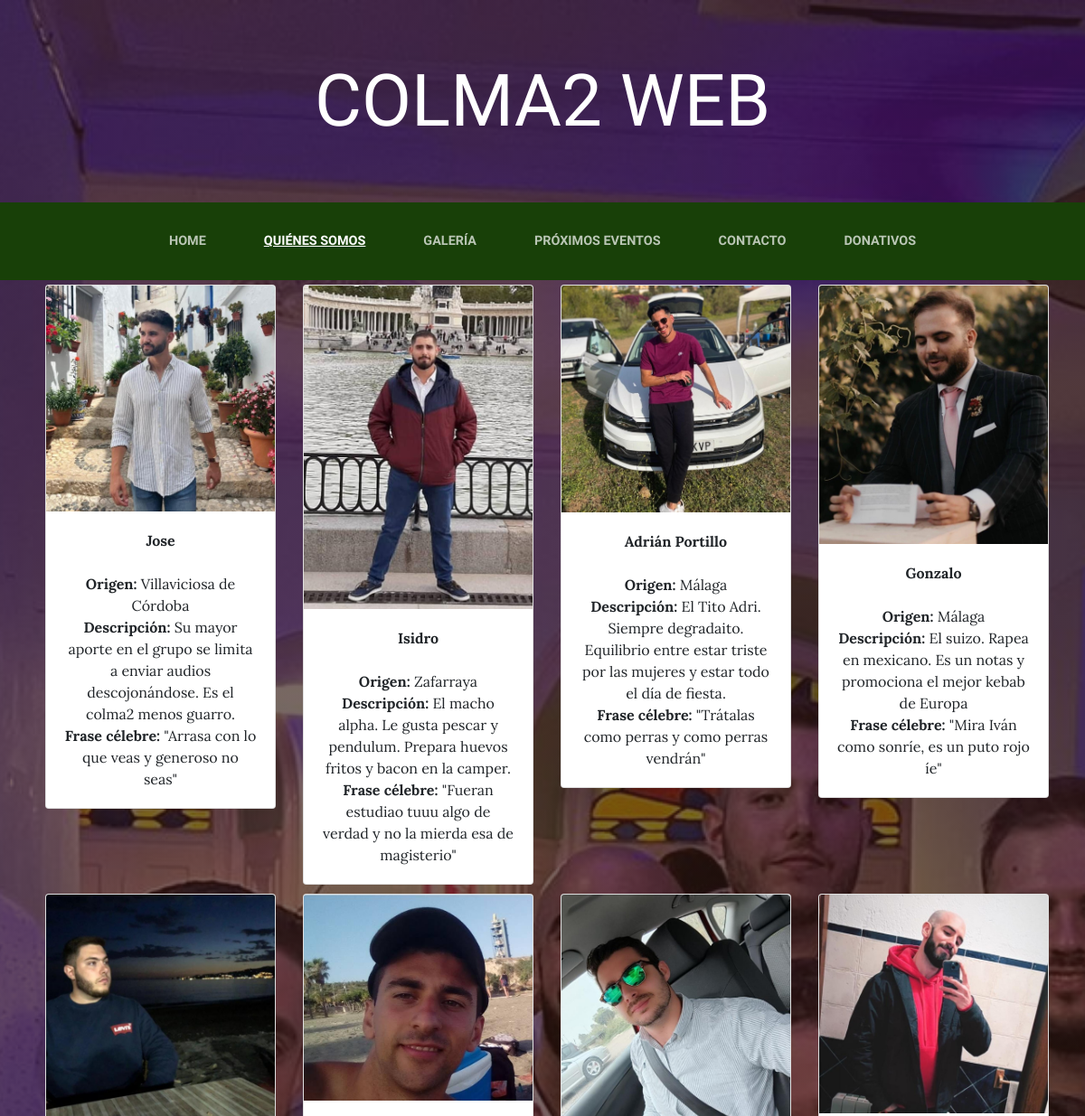
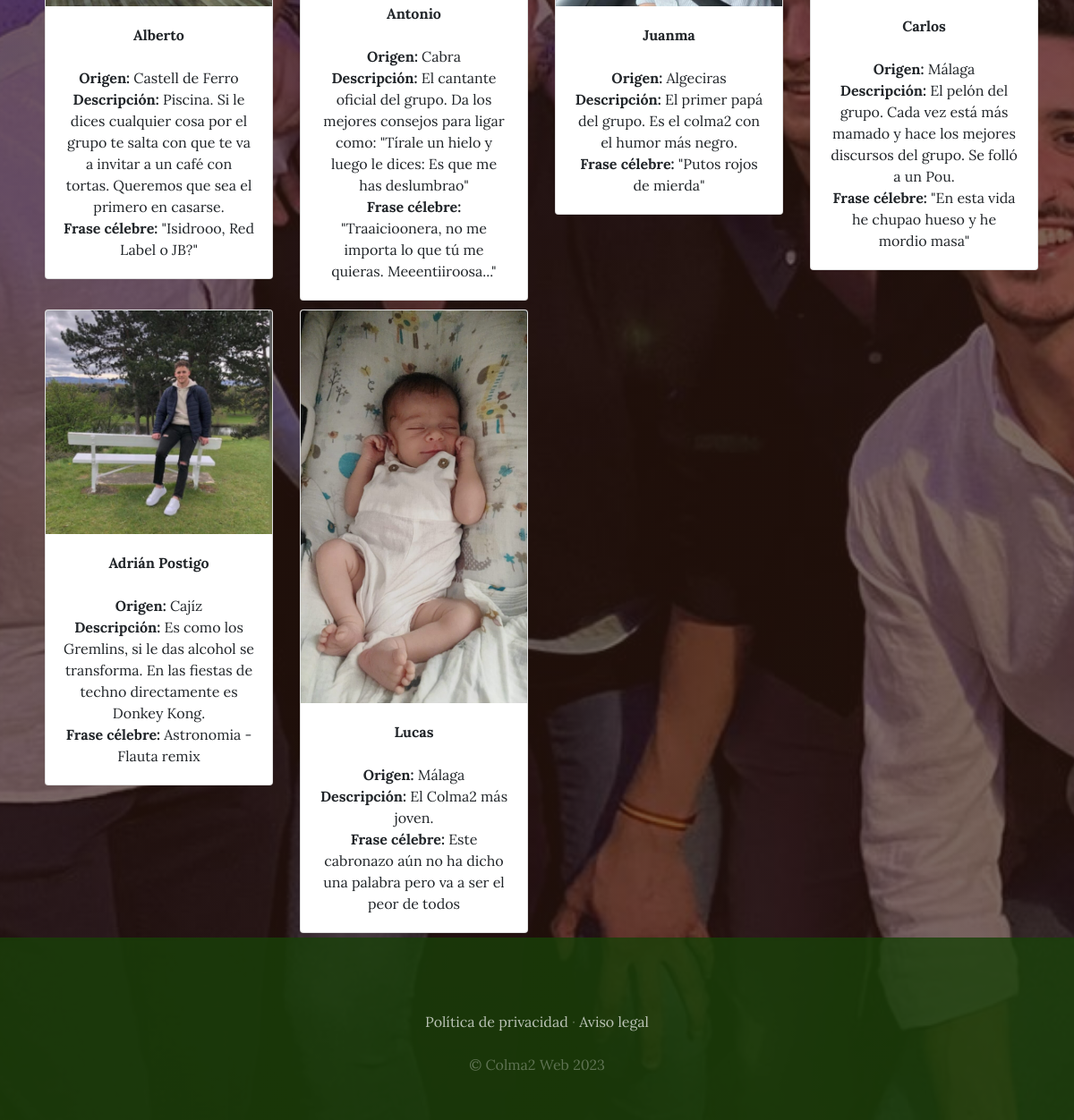
/quienes/, run on the app's committed database (2 pictures, top to bottom).
### Quienes/models.py (models this page shows, shortened)
class Colma2(models.Model):
    nombre=models.CharField(max_length=50)
    origen=models.CharField(max_length=50)
    descripcion=models.CharField(max_length=400)
    frase=models.CharField(max_length=100)
    foto=models.ImageField(upload_to='quienes')
    created=models.DateTimeField(auto_now_add=True)
    updated=models.DateTimeField(auto_now_add=True)
    class Meta:
        verbose_name="Colma2"
        verbose_name_plural="Colma2"

### Quienes/views.py (the view)
# urls.py: path('quienes/',include('Quienes.urls')),
def quienes(request):
    colma2=Colma2.objects.all()
    return render(request, "Quienes/quienes.html", {"colma2":colma2})

### Quienes/templates/Quienes/quienes.html
{% extends "Colma2WebApp/base.html" %}
{% load static %}
{% block content %}
<div class="container">
<div class="row">
{% for colma2 in colma2 %}
<div class="col-md-3">
  <div class="card" style="width: 100%; margin: 5px 5px;">
    <img src="{{colma2.foto.url}}" class="card-img-top">
    <div class="card-body" style="text-align: center;">
      <h7 class="card-title" ><b>{{colma2.nombre}}</b></h7></br></br>
      <h7 class="card-title" ><b>Origen:</b> {{colma2.origen}}</h7></br>
      <h7 class="card-title" ><b>Descripción:</b> {{colma2.descripcion}}</h7></br>
      <h7 class="card-title" ><b>Frase célebre:</b> {{colma2.frase}}</h7></br>
    </div>
</div>
</div>
{% endfor %}
</div>
</div>
  {% endblock %}

### Colma2WebApp/templates/Colma2WebApp/base.html (shortened to what this page needs)
<html>
<head>
  {% load static %}
    <link href="{% static 'Colma2WebApp/vendor/bootstrap/css/bootstrap.min.css' %}" rel="stylesheet">
    <link href="{% static 'Colma2WebApp/css/gestion.css' %}" rel="stylesheet">
</head>
<body>
    <h1 class="site-heading text-center text-white d-none d-lg-block">
        <span class="site-heading-lower">Colma2 Web</span>
      </h1>
 <nav class="navbar navbar-expand-lg navbar-dark py-lg-4" id="mainNav">
    <div class="container">
      <div class="collapse navbar-collapse" id="navbarResponsive">
        <ul class="navbar-nav mx-auto">
          <li class="nav-item {% if request.path == '/' %}active{% endif %} px-lg-4">
            <a class="nav-link text-uppercase text-expanded" href="{% url 'Home' %}">Home</a>
          </li>
          <li class="nav-item {% if request.path == '/quienes/' %}active{% endif %} px-lg-4">
            <a class="nav-link text-uppercase text-expanded" href="{% url 'Quienes' %}">Quiénes somos</a>
          </li>
          <li class="nav-item {% if request.path == '/galeria/' %}active{% endif %} px-lg-4">
            <a class="nav-link text-uppercase text-expanded" href="{% url 'Galeria' %}">Galería</a>
          </li>
          <li class="nav-item {% if request.path == '/eventos/' %}active{% endif %} px-lg-4">
            <a class="nav-link text-uppercase text-expanded" href="{% url 'Eventos' %}">Próximos eventos</a>
          </li>
          <li class="nav-item {% if request.path == '/contacto/' %}active{% endif %} px-lg-4">
            <a class="nav-link text-uppercase text-expanded" href="{% url 'Contacto' %}">Contacto</a>
          </li>
          <li class="nav-item {% if request.path == '/donativos/' %}active{% endif %} px-lg-4">
            <a class="nav-link text-uppercase text-expanded" href="{% url 'Donativos' %}">Donativos</a>
          </li>
        </ul>
      </div>
    </div>
  </nav>
{% block content %}
{% endblock %}
    <footer class="footer text-faded text-center py-5">
      <div class="container">
        <p class="m-0 mbt">
        	<a href="#" class="link">Política de privacidad</a> ·
        	<a href="#" class="link">Aviso legal</a>
		</p>
        <p class="m-0 mbt1">&copy; Colma2 Web 2023</p>
      </div>
	</footer>
</body>
</html>

### Colma2WebApp/static/Colma2WebApp/css/gestion.css (style rules this page uses)
body { font-family: 'Lora'; background: linear-gradient(rgba(47, 23, 15, 0.65), rgba(47, 23, 15, 0.65)), url("../img/bg_main.jpg"); background-attachment: fixed; background-position: center; background-size: cover; }
h1, h2, h3, h4, h5, h6 { font-family: 'Raleway'; }
p { line-height: 1.75; }
.text-faded { color: rgba(255, 255, 255, 0.3); }
.site-heading { margin-top: 5rem; margin-bottom: 5rem; text-transform: uppercase; line-height: 1; font-family: 'Raleway'; }
.site-heading .site-heading-lower { font-size: 5rem; font-weight: 100; line-height: 4rem; }
#mainNav { background-color: rgba(24, 64, 8); font-family: 'Raleway'; }
#mainNav .navbar-nav .nav-item .nav-link { color: rgba(255, 255, 255, 0.7); font-weight: 800; }
#mainNav .navbar-nav .nav-item.active .nav-link { color: #ffffff; text-decoration: underline; }
@media (min-width: 992px) { #mainNav .navbar-nav .nav-item .nav-link { font-size: 0.9rem; } }
.footer { background-color: rgba(24, 64, 8, 0.8); }
.mbt { padding-top: 2rem; }
.mbt1 { padding-top: 1.25rem; }
a.link { color: rgba(255, 255, 255, 0.7); }

### data on the page
Colma2: foto (picture), nombre "Jose", origen "Villaviciosa de Córdoba", descripcion "Su mayor aporte en el grupo se limita a enviar audios descojonándose. Es el colma2 menos guarro.", frase "\"Arrasa con lo que veas y generoso no seas\""
Colma2: foto (picture), nombre "Isidro", origen "Zafarraya", descripcion "El macho alpha. Le gusta pescar y pendulum. Prepara huevos fritos y bacon en la camper.", frase "\"Fueran estudiao tuuu algo de verdad y no la mierda esa de magisterio\""
Colma2: foto (picture), nombre "Adrián Portillo", origen "Málaga", descripcion "El Tito Adri. Siempre degradaito. Equilibrio entre estar triste por las mujeres y estar todo el día de fiesta.", frase "\"Trátalas como perras y como perras vendrán\""
Colma2: foto (picture), nombre "Gonzalo", origen "Málaga", descripcion "El suizo. Rapea en mexicano. Es un notas y promociona el mejor kebab de Europa", frase "\"Mira Iván como sonríe, es un puto rojo íe\""
Colma2: foto (picture), nombre "Alberto", origen "Castell de Ferro", descripcion "Piscina. Si le dices cualquier cosa por el grupo te salta con que te va a invitar a un café con tortas. Queremos que sea el primero en casarse.", frase "\"Isidrooo, Red Label o JB?\""
Colma2: foto (picture), nombre "Antonio", origen "Cabra", descripcion "El cantante oficial del grupo. Da los mejores consejos para ligar como: \"Tírale un hielo y luego le dices: Es que me has deslumbrao\"", frase "\"Traaicioonera, no me importa lo que tú me quieras. Meeentiiroosa...\""
Colma2: foto (picture), nombre "Juanma", origen "Algeciras", descripcion "El primer papá del grupo. Es el colma2 con el humor más negro.", frase "\"Putos rojos de mierda\""
Colma2: foto (picture), nombre "Carlos", origen "Málaga", descripcion "El pelón del grupo. Cada vez está más mamado y hace los mejores discursos del grupo. Se folló a un Pou.", frase "\"En esta vida he chupao hueso y he mordio masa\""
Colma2: foto (picture), nombre "Adrián Postigo", origen "Cajíz", descripcion "Es como los Gremlins, si le das alcohol se transforma. En las fiestas de techno directamente es Donkey Kong.", frase "Astronomia - Flauta remix"
Colma2: foto (picture), nombre "Lucas", origen "Málaga", descripcion "El Colma2 más joven.", frase "Este cabronazo aún no ha dicho una palabra pero va a ser el peor de todos"
